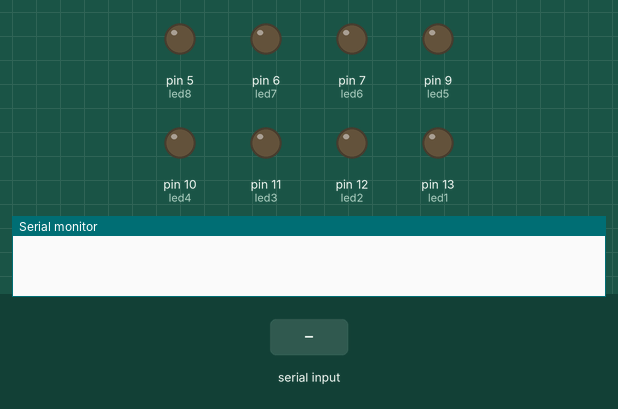
Simulated run of this sketch. Board: Arduino Uno, built with avr-gcc and run on an emulated ATmega328P. Shown: output pins drawn as LEDs (lit = HIGH), the last lines printed to the serial monitor. Inputs (shaded band) come from the test bench.

Above: at 1.2 s.
1.3 s: "1" received over Serial
At 2.5 s:
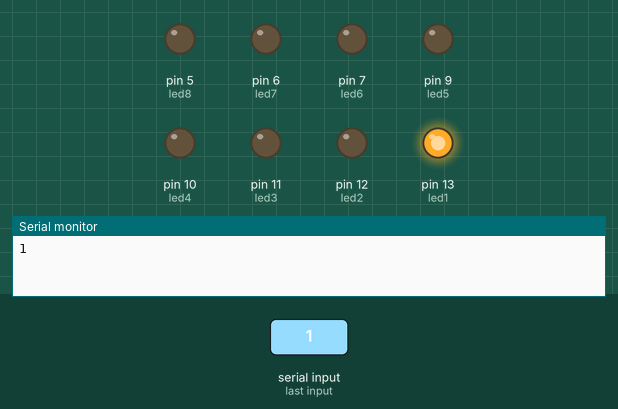
2.8 s: byte 50 ('2') received over Serial
At 3.8 s:
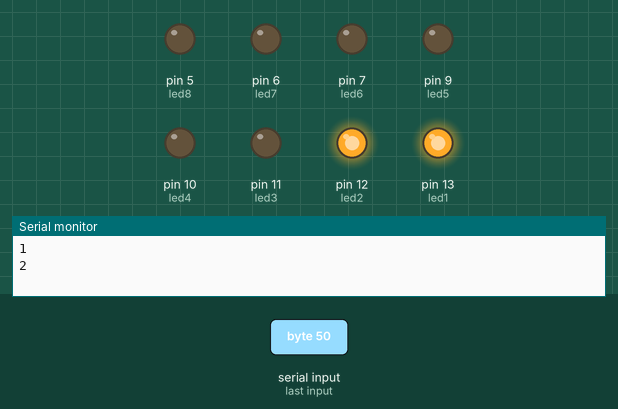
4.3 s: "A" received over Serial
At 5.0 s:
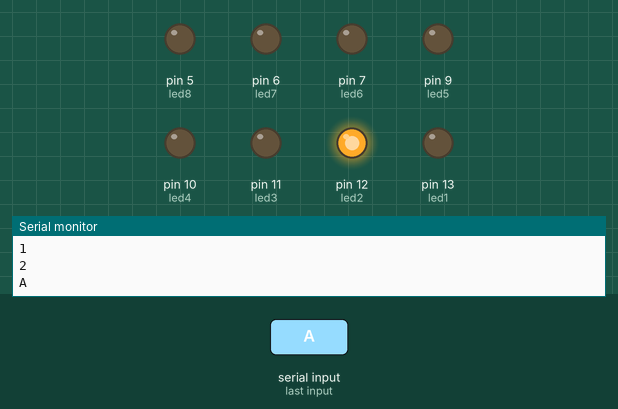
5.8 s: byte 51 ('3') received over Serial
At 6.1 s:
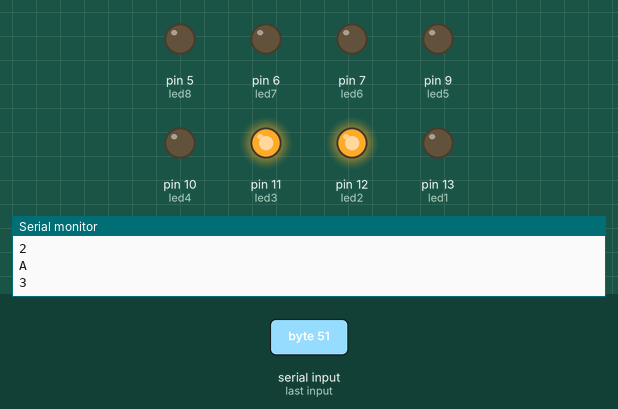
7.3 s: byte 52 ('4') received over Serial
At 8.4 s:
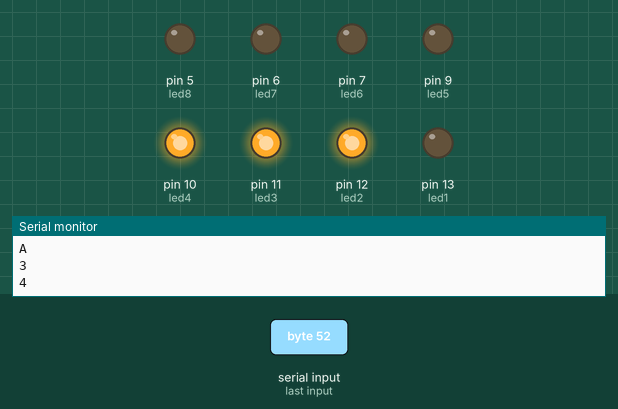
8.8 s: byte 53 ('5') received over Serial
At 9.6 s:
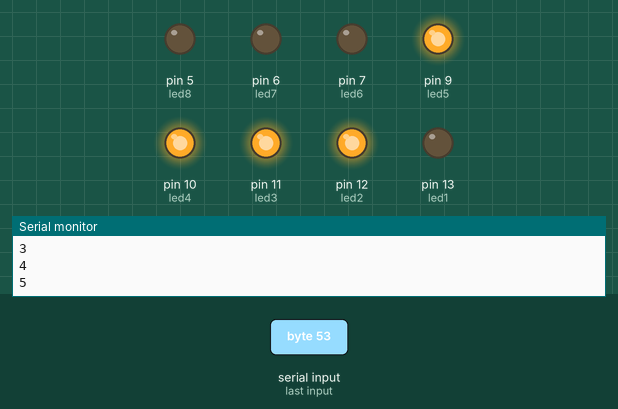
Timing chart, 0 to 11.3 s (numbered marks = the images above; inputs shaded):
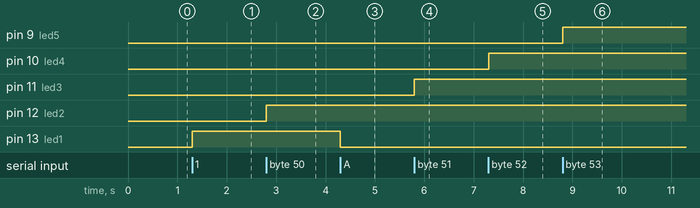

Measured:
- after the input at 1.3 s, pin 13 (led1): LOW → HIGH at once
- after the input at 2.8 s, pin 12 (led2): LOW → HIGH at once
- after the input at 4.3 s, pin 13 (led1): HIGH → LOW at once
- after the input at 5.8 s, pin 11 (led3): LOW → HIGH at once
- after the input at 7.3 s, pin 10 (led4): LOW → HIGH at once
- after the input at 8.8 s, pin 9 (led5): LOW → HIGH at once

The sketch:

BT_Light.8_Arduino.ino
```cpp
int led1 = 13;
int led2 = 12;
int led3 = 11;
int led4 = 10;
int led5 = 9;
int led6 = 7;
int led7 = 6;
int led8 = 5;
char t;
void setup() {
  Serial.begin(9600);
  pinMode(led1,OUTPUT);
  pinMode(led2,OUTPUT);
  pinMode(led3,OUTPUT);
  pinMode(led4,OUTPUT);
  pinMode(led5,OUTPUT);
  pinMode(led6,OUTPUT);
  pinMode(led7,OUTPUT);
  pinMode(led8,OUTPUT);


}

void loop() {
if(Serial.available()){
  t = Serial.read();
  Serial.println(t);

}
  if(t=='A')
  digitalWrite(led1,LOW);
  else if(t== 'B')
  digitalWrite(led2,LOW);
  else if(t== 'C')
  digitalWrite(led3,LOW);
  else if(t== 'D')
  digitalWrite(led4,LOW);
  else if(t== 'E')
  digitalWrite(led5,LOW);
  else if(t== 'F')
  digitalWrite(led6,LOW);
  else if(t== 'G')
  digitalWrite(led7,LOW);
  else if(t== 'H')
  digitalWrite(led8,LOW);
  else if(t== 'I'){
    digitalWrite(led1,LOW);
    digitalWrite(led2,LOW);
    digitalWrite(led3,LOW);
    digitalWrite(led4,LOW);
    digitalWrite(led5,LOW);
    digitalWrite(led6,LOW);
    digitalWrite(led7,LOW);
    digitalWrite(led8,LOW);

  }


  else if(t== '1')
  digitalWrite(led1,HIGH);
  else if(t== '2')
  digitalWrite(led2,HIGH);
  else if(t== '3')
  digitalWrite(led3,HIGH);
  else if(t== '4')
  digitalWrite(led4,HIGH);
  else if(t== '5')
  digitalWrite(led5,HIGH);
  else if(t== '6')
  digitalWrite(led6,HIGH);
  else if(t== '7')
  digitalWrite(led7,HIGH);
  else if(t== '8')
  digitalWrite(led8,HIGH);
  else if(t== '9'){
    digitalWrite(led1,HIGH);
    digitalWrite(led2,HIGH);
    digitalWrite(led3,HIGH);
    digitalWrite(led4,HIGH);
    digitalWrite(led5,HIGH);
    digitalWrite(led6,HIGH);
    digitalWrite(led7,HIGH);
    digitalWrite(led8,HIGH);

  }


}
```
